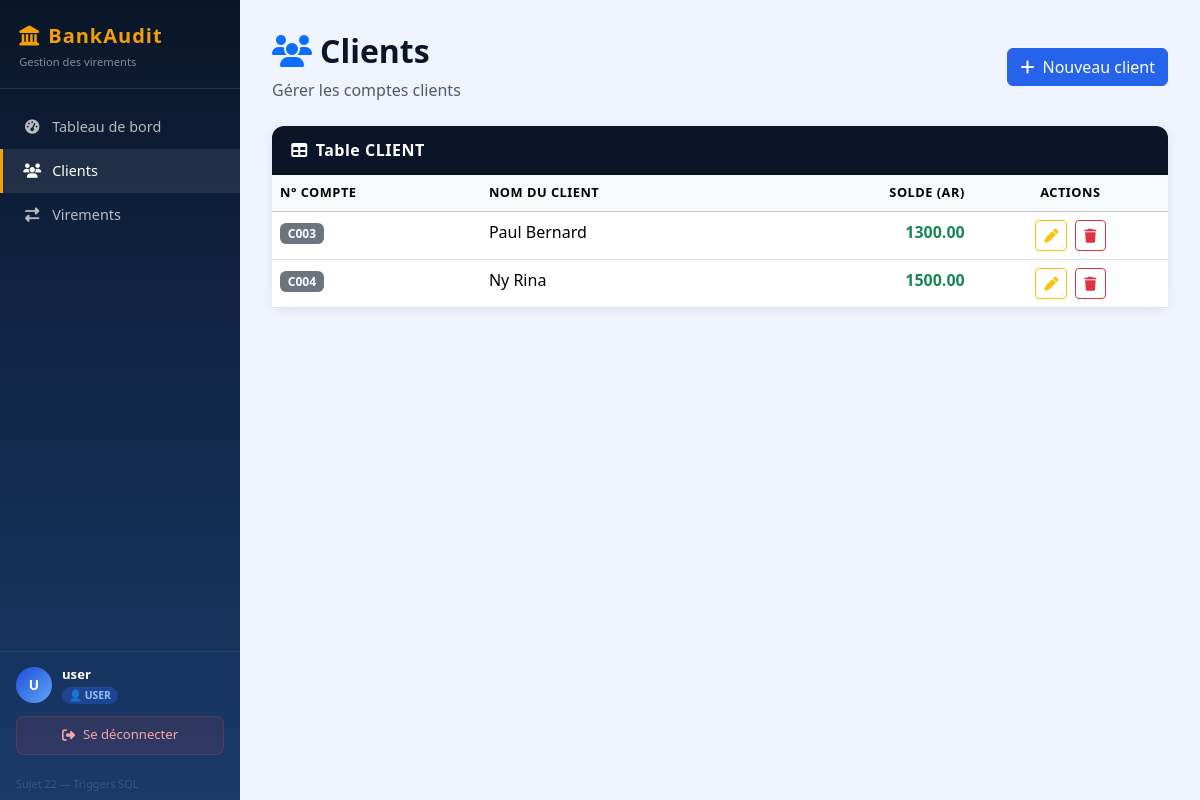
/clients (signed in), run on an earlier commit of the app's database.
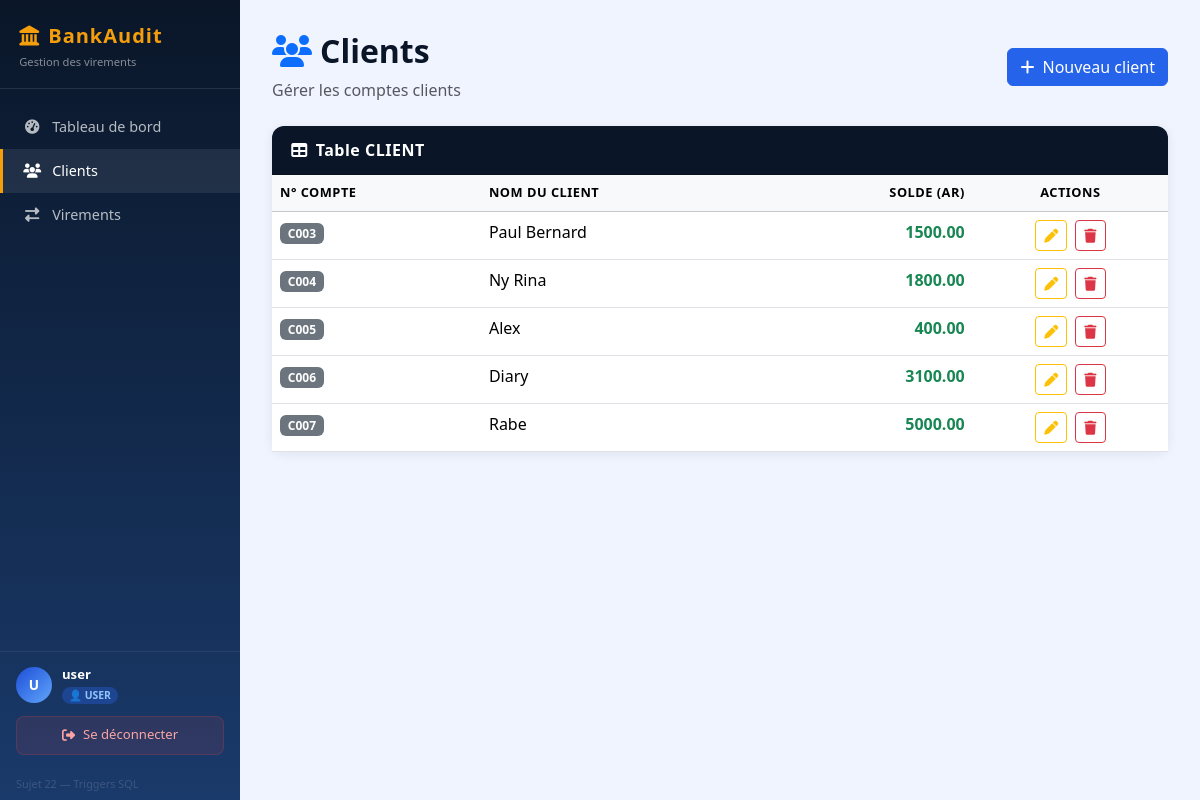
And on a later commit of the database.
### tables this page shows
CREATE TABLE client (
            n_compte TEXT PRIMARY KEY,
            nomclient TEXT NOT NULL,
            solde REAL NOT NULL DEFAULT 0
        );

### routes/client.py (the view)
@bp_client.route('/clients')
@login_required
def clients():
    conn = get_db()
    rows = conn.execute('SELECT * FROM client ORDER BY n_compte').fetchall()
    conn.close()
    return render_template('clients.html', clients=rows)

### db.py (called while the page is built)
def get_db():
    conn = sqlite3.connect(DB_PATH)
    conn.row_factory = sqlite3.Row
    return conn

### templates/clients.html (shortened to what this page needs)
{% extends 'base.html' %}
{% block content %}
<div class="page-header d-flex justify-content-between align-items-center">
  <div>
    <h2><i class="fa fa-users me-2 text-primary"></i>Clients</h2>
    <p class="text-muted mb-0">Gérer les comptes clients</p>
  </div>
  <a href="{{ url_for('bp_client.add_client') }}" class="btn btn-primary">
    <i class="fa fa-plus me-2"></i>Nouveau client
  </a>
</div>
<div class="card">
  <div class="card-header"><h6><i class="fa fa-table me-2"></i>Table CLIENT</h6></div>
  <div class="card-body p-0">
    <table class="table table-hover mb-0">
      <thead class="table-light">
        <tr>
          <th>N° Compte</th><th>Nom du client</th><th class="text-end">Solde (Ar)</th><th class="text-center">Actions</th>
        </tr>
      </thead>
      <tbody>
        {% for c in clients %}
        <tr>
          <td><span class="badge bg-secondary">{{ c.n_compte }}</span></td>
          <td>{{ c.nomclient }}</td>
          <td class="text-end fw-bold {% if c.solde >= 0 %}text-success{% else %}text-danger{% endif %}">
            {{ "%.2f"|format(c.solde) }}
          </td>
          <td class="text-center">
            <a href="{{ url_for('bp_client.edit_client', n_compte=c.n_compte) }}" class="btn btn-sm btn-outline-warning me-1" title="Modifier">
              <i class="fa fa-pen"></i>
            </a>
            <form method="post" action="{{ url_for('bp_client.delete_client', n_compte=c.n_compte) }}" style="display:inline"
                  onsubmit="return confirm('Supprimer ce client ?')">
              <button class="btn btn-sm btn-outline-danger" title="Supprimer"><i class="fa fa-trash"></i></button>
            </form>
          </td>
        </tr>
        {% endfor %}
      </tbody>
    </table>
  </div>
</div>
{% endblock %}

What changed in the data, as far as the page shows it:
changed client "Paul Bernard": solde "1300.00" → "1500.00"
changed client "Ny Rina": solde "1500.00" → "1800.00"
added client: n_compte "C005", nomclient "Alex", solde "400.00"
added client: n_compte "C006", nomclient "Diary", solde "3100.00"
added client: n_compte "C007", nomclient "Rabe", solde "5000.00"
